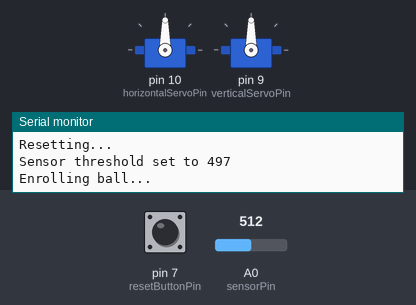
A sketch run on a simulated Arduino Uno, built with avr-gcc and run on an emulated ATmega328P. Shown: 2 × servo, the last lines printed to the serial monitor. Inputs (shaded band) come from the test bench; at power-on: A0 (sensorPin) = 512, pin 7 (resetButtonPin) HIGH.

Above: at 3.0 s.
3.1 s: A0 (sensorPin) set to 306
At 4.6 s:
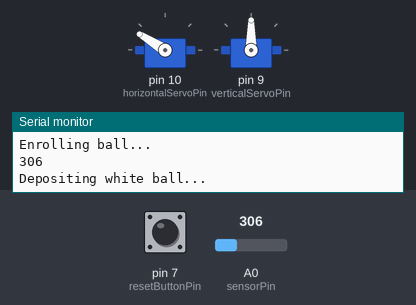
8.6 s: pin 7 (resetButtonPin) pulled LOW for 3.2 s
At 17.4 s:
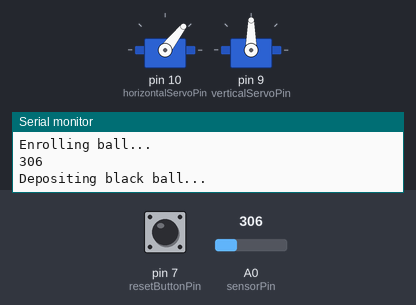
Timing chart, 0 to 23.3 s (numbered marks = the images above; inputs shaded):
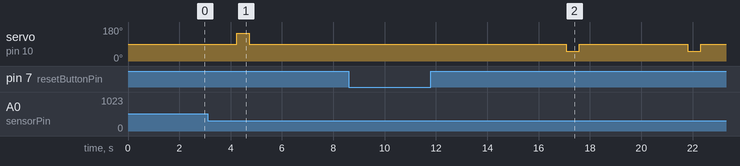

The sketch:

main.ino
```cpp
// (licence header left out)
// MARK: - Dependencies

#include <Servo.h>


// MARK: - Global Definitions

#define sensorPin A0            // The reflex optocoupler's pin
#define horizontalServoPin 10   // The big servo's connector pin
#define verticalServoPin 9      // The small servo's connector pin
#define resetButtonPin 7        // The reset button's input pin
#define blackAngle 58           // The angle between the reset position and the white deposit
#define whiteAngle 38           // The angle between the reset position and the black deposit
#define servoSpeedDelay 6       // A millisecond value that passes between writing an angle of +/-1 to a slower servo


// MARK: - Global Properties

Servo horizontalServo = Servo();    // The big servo object, initialized at the beginning
Servo verticalServo = Servo();      // The small servo object, initialized at the beginning
int sensorNorm;                     // The value returned by the sensor at daylight, calibrated regularly


// MARK: - Controller Lifecycle

/// A synchronous main function called once after the controller has booted up.
/// Parameters: *None*
/// Returns: *Nothing*
void setup() {
    // Attach the servo objects to their physical pin counterparts
    horizontalServo.attach(horizontalServoPin);
    verticalServo.attach(verticalServoPin);
    // Configure the reset button's pin
    pinMode(resetButtonPin, INPUT_PULLUP);
    // Establish Serial connection for debugging
    Serial.begin(57600);
}

/// A synchronous main function called repeatedly after void setup().
/// Parameters: *None*
/// Returns: *Nothing*
void loop() {
    // Move the machine to its original position
    reset();
    // Calibrate the optocoupler to the environmental lighting
    calibrateSensor();
    // Pick up the tennis ball
    enrollBall();
    // Differentiate between the ball's color
    if (isBallWhite()) {
        // Move the ball to the white deposit hole
        depositWhite();
    } else {
        // Move the ball to the black deposit hole
        depositBlack();
    }
}


// MARK: - Helper Methods

/// A synchronous function that moves the vertical servo, and with it the arm construction, down onto the ball
/// Parameters: *None*
/// Returns: *Nothing*
void enrollBall() {
    Serial.println("Enrolling ball...");
    // Move vertically
    moveToAngleSlowly(verticalServo, 72);
    // Delay further execution
    sleepAndCheckButtonStatus(2000);
}

/// A synchronous function that checks the optocoupler's value against a known threshold
/// Parameters: *None*
/// Returns: A boolean value indicating whether the ball is white (true) or black (false)
boolean isBallWhite() {
    Serial.println(analogRead(sensorPin));
    // Compare the current sensor value to the calibrated threshold
    return analogRead(sensorPin) < sensorNorm;
}

/// A synchronous function that moves the horizontal servo, and with it the arm construction, to the left deposit hole
/// Parameters: *None*
/// Returns: *Nothing*
void depositWhite() {
    Serial.println("Depositing white ball...");
    // Move horizontally
    horizontalServo.write(90 + blackAngle);
    // Delay further execution
    sleepAndCheckButtonStatus(500);
}

/// A synchronous function that moves the horizontal servo, and with it the arm construction, to the right deposit hole
/// Parameters: *None*
/// Returns: *Nothing*
void depositBlack() {
    Serial.println("Depositing black ball...");
    // Move horizontally
    horizontalServo.write(90 - whiteAngle);
    // Delay further execution
    sleepAndCheckButtonStatus(500);
}

/// A synchronous function that moves both servos to their initial position
/// Parameters: *None*
/// Returns: *Nothing*
void reset() {
    Serial.println("Resetting...");
    // Move horizontally
    horizontalServo.write(90);
    // Move vertically
    moveToAngleSlowly(verticalServo, 110);
    // Delay further execution (without checking the reset button)
    delay(2000);
}

/// A synchronous function that reads the optocoupler's current value and stores it for later reference as a threshold
/// Parameters: *None*
/// Returns: *Nothing*
void calibrateSensor() {
    // Update the daylight value
    sensorNorm = analogRead(sensorPin) - 15;
    Serial.print("Sensor threshold set to ");
    Serial.println(sensorNorm);
}

/// A synchronous function that attempts to emulate asynchronous behaviour by not actually idling but rather continuously checking the reset button's status
/// Parameters: *None*
/// Returns: *Nothing*
void sleepAndCheckButtonStatus(int delay) {
    // Store the current Arduino run time
    const int initialRunTime = millis();
    int currentRunTime = initialRunTime;
    // Continuously check whether a reset is needed; abort execution when the delay is reached
    while (currentRunTime < initialRunTime + delay) {
        // Detect whether the button is pressed and reset if this is the case
        resetIfNeeded();
        // Update current run time
        currentRunTime = millis();
    }
}

/// A synchronous function that checks whether the reset button was pressed and resets the device if this is the case
/// Parameters: *None*
/// Returns: *Nothing*
void resetIfNeeded() {
    // Check whether the button is pressed
    if (!digitalRead(resetButtonPin)) {
        Serial.println("Button pressed!");
        // Go back to initial position
        reset();
    }
}

/// A synchronous function that makes a given servo move more slowly than it's default speed by continuously mutating angle values after short time intervals
/// Parameters: - Servo servo: The servo object that should be written to
///             - int angle: The desired final angle
/// Returns: *Nothing*
void moveToAngleSlowly(Servo servo, int angle) {
    // Store the current servo angle as a constant
    const int initialAngle = servo.read();
    // Define increment sign based on direction of rotation
    int increment;
    if (initialAngle < angle) {
        increment = 1;
    } else {
        increment = -1;
    }
    // Iterate through all integer angles until the desired angle is met
    for (int currentAngle = initialAngle; currentAngle != angle; currentAngle += increment) {
        servo.write(currentAngle);
        delay(servoSpeedDelay);
    }
}
```

Measured:
- by itself, servo on pin 10 (horizontalServoPin): alternates 90° for 4.2 s and 52° for 0.50 s
